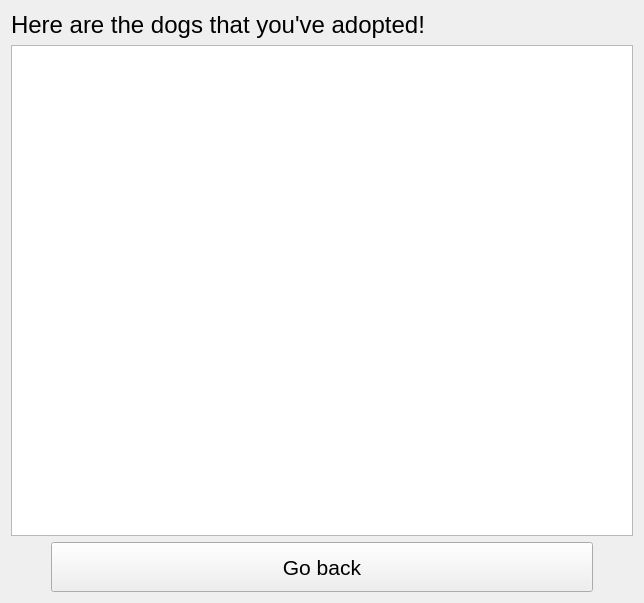
<?xml version="1.0" encoding="UTF-8"?>
<ui version="4.0">
 <class>ViewAdoptedWindowClass</class>
 <widget class="QMainWindow" name="ViewAdoptedWindowClass">
  <property name="geometry">
   <rect>
    <x>0</x>
    <y>0</y>
    <width>644</width>
    <height>603</height>
   </rect>
  </property>
  <property name="font">
   <font>
    <pointsize>12</pointsize>
   </font>
  </property>
  <property name="windowTitle">
   <string>ViewAdoptedWindow</string>
  </property>
  <widget class="QWidget" name="centralWidget">
   <layout class="QVBoxLayout" name="verticalLayout">
    <item>
     <widget class="QLabel" name="label">
      <property name="font">
       <font>
        <pointsize>18</pointsize>
       </font>
      </property>
      <property name="text">
       <string>Here are the dogs that you've adopted!</string>
      </property>
     </widget>
    </item>
    <item>
     <widget class="QTableView" name="tbl">
      <property name="editTriggers">
       <set>QAbstractItemView::EditTrigger::NoEditTriggers</set>
      </property>
      <property name="alternatingRowColors">
       <bool>true</bool>
      </property>
      <property name="selectionMode">
       <enum>QAbstractItemView::SelectionMode::SingleSelection</enum>
      </property>
      <property name="selectionBehavior">
       <enum>QAbstractItemView::SelectionBehavior::SelectRows</enum>
      </property>
     </widget>
    </item>
    <item>
     <layout class="QHBoxLayout" name="horizontalLayout">
      <item>
       <spacer name="horizontalSpacer">
        <property name="orientation">
         <enum>Qt::Orientation::Horizontal</enum>
        </property>
        <property name="sizeType">
         <enum>QSizePolicy::Policy::Minimum</enum>
        </property>
        <property name="sizeHint" stdset="0">
         <size>
          <width>40</width>
          <height>20</height>
         </size>
        </property>
       </spacer>
      </item>
      <item>
       <widget class="QPushButton" name="btnBack">
        <property name="minimumSize">
         <size>
          <width>0</width>
          <height>50</height>
         </size>
        </property>
        <property name="font">
         <font>
          <pointsize>16</pointsize>
         </font>
        </property>
        <property name="text">
         <string>Go back</string>
        </property>
       </widget>
      </item>
      <item>
       <spacer name="horizontalSpacer_2">
        <property name="orientation">
         <enum>Qt::Orientation::Horizontal</enum>
        </property>
        <property name="sizeType">
         <enum>QSizePolicy::Policy::Minimum</enum>
        </property>
        <property name="sizeHint" stdset="0">
         <size>
          <width>40</width>
          <height>20</height>
         </size>
        </property>
       </spacer>
      </item>
     </layout>
    </item>
   </layout>
  </widget>
 </widget>
 <layoutdefault spacing="6" margin="11"/>
 <resources/>
 <connections>
  <connection>
   <sender>tbl</sender>
   <signal>doubleClicked(QModelIndex)</signal>
   <receiver>ViewAdoptedWindowClass</receiver>
   <slot>tbl_doubleClicked(QModelIndex)</slot>
   <hints>
    <hint type="sourcelabel">
     <x>115</x>
     <y>367</y>
    </hint>
    <hint type="destinationlabel">
     <x>100</x>
     <y>592</y>
    </hint>
   </hints>
  </connection>
  <connection>
   <sender>btnBack</sender>
   <signal>clicked()</signal>
   <receiver>ViewAdoptedWindowClass</receiver>
   <slot>btnBack_clicked()</slot>
   <hints>
    <hint type="sourcelabel">
     <x>365</x>
     <y>576</y>
    </hint>
    <hint type="destinationlabel">
     <x>533</x>
     <y>572</y>
    </hint>
   </hints>
  </connection>
 </connections>
 <slots>
  <slot>tbl_doubleClicked(QModelIndex)</slot>
  <slot>btnBack_clicked()</slot>
 </slots>
</ui>
